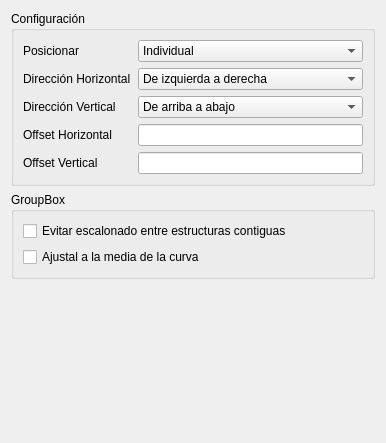
<?xml version="1.0" encoding="UTF-8"?>
<ui version="4.0">
 <author>Javier Braña</author>
 <class>Form</class>
 <widget class="QWidget" name="Form">
  <property name="geometry">
   <rect>
    <x>0</x>
    <y>0</y>
    <width>386</width>
    <height>443</height>
   </rect>
  </property>
  <property name="windowTitle">
   <string>Park Settings</string>
  </property>
  <layout class="QVBoxLayout" name="verticalLayout">
   <item>
    <widget class="QGroupBox" name="groupBox">
     <property name="title">
      <string>Configuración</string>
     </property>
     <layout class="QGridLayout" name="gridLayout_2">
      <item row="3" column="0">
       <widget class="QLabel" name="label_2">
        <property name="text">
         <string>Dirección Horizontal</string>
        </property>
       </widget>
      </item>
      <item row="4" column="0">
       <widget class="QLabel" name="label_11">
        <property name="text">
         <string>Dirección Vertical</string>
        </property>
       </widget>
      </item>
      <item row="0" column="0">
       <widget class="QLabel" name="label_4">
        <property name="text">
         <string>Posicionar</string>
        </property>
       </widget>
      </item>
      <item row="3" column="1" colspan="2">
       <widget class="QComboBox" name="comboDirH">
        <item>
         <property name="text">
          <string>De izquierda a derecha</string>
         </property>
        </item>
        <item>
         <property name="text">
          <string>De derecha a izquiera</string>
         </property>
        </item>
        <item>
         <property name="text">
          <string>De centro a los lados</string>
         </property>
        </item>
       </widget>
      </item>
      <item row="6" column="0">
       <widget class="QLabel" name="label_9">
        <property name="text">
         <string>Offset Vertical</string>
        </property>
       </widget>
      </item>
      <item row="6" column="1" colspan="2">
       <widget class="QLineEdit" name="editOffsetVertical"/>
      </item>
      <item row="5" column="1" colspan="2">
       <widget class="QLineEdit" name="editOffsetHorizontal"/>
      </item>
      <item row="5" column="0">
       <widget class="QLabel" name="label_7">
        <property name="text">
         <string>Offset Horizontal</string>
        </property>
       </widget>
      </item>
      <item row="4" column="1" colspan="2">
       <widget class="QComboBox" name="comboDirV">
        <item>
         <property name="text">
          <string>De arriba a abajo</string>
         </property>
        </item>
        <item>
         <property name="text">
          <string>De abajo a arriba</string>
         </property>
        </item>
        <item>
         <property name="text">
          <string>Del centro a los lados</string>
         </property>
        </item>
       </widget>
      </item>
      <item row="0" column="1" colspan="2">
       <widget class="QComboBox" name="comboOrientation">
        <item>
         <property name="text">
          <string>Individual</string>
         </property>
        </item>
        <item>
         <property name="text">
          <string>Linea longitudinal</string>
         </property>
        </item>
       </widget>
      </item>
     </layout>
    </widget>
   </item>
   <item>
    <widget class="QGroupBox" name="groupBox_2">
     <property name="title">
      <string>GroupBox</string>
     </property>
     <layout class="QVBoxLayout" name="verticalLayout_2">
      <item>
       <widget class="QCheckBox" name="checkBox_2">
        <property name="text">
         <string>Evitar escalonado entre estructuras contiguas</string>
        </property>
       </widget>
      </item>
      <item>
       <widget class="QCheckBox" name="checkBox">
        <property name="text">
         <string>Ajustal a la media de la curva</string>
        </property>
       </widget>
      </item>
     </layout>
    </widget>
   </item>
   <item>
    <spacer name="verticalSpacer">
     <property name="orientation">
      <enum>Qt::Vertical</enum>
     </property>
     <property name="sizeHint" stdset="0">
      <size>
       <width>20</width>
       <height>40</height>
      </size>
     </property>
    </spacer>
   </item>
  </layout>
 </widget>
 <tabstops>
  <tabstop>comboOrientation</tabstop>
  <tabstop>comboDirH</tabstop>
  <tabstop>comboDirV</tabstop>
  <tabstop>editOffsetHorizontal</tabstop>
  <tabstop>editOffsetVertical</tabstop>
 </tabstops>
 <resources/>
 <connections/>
</ui>
